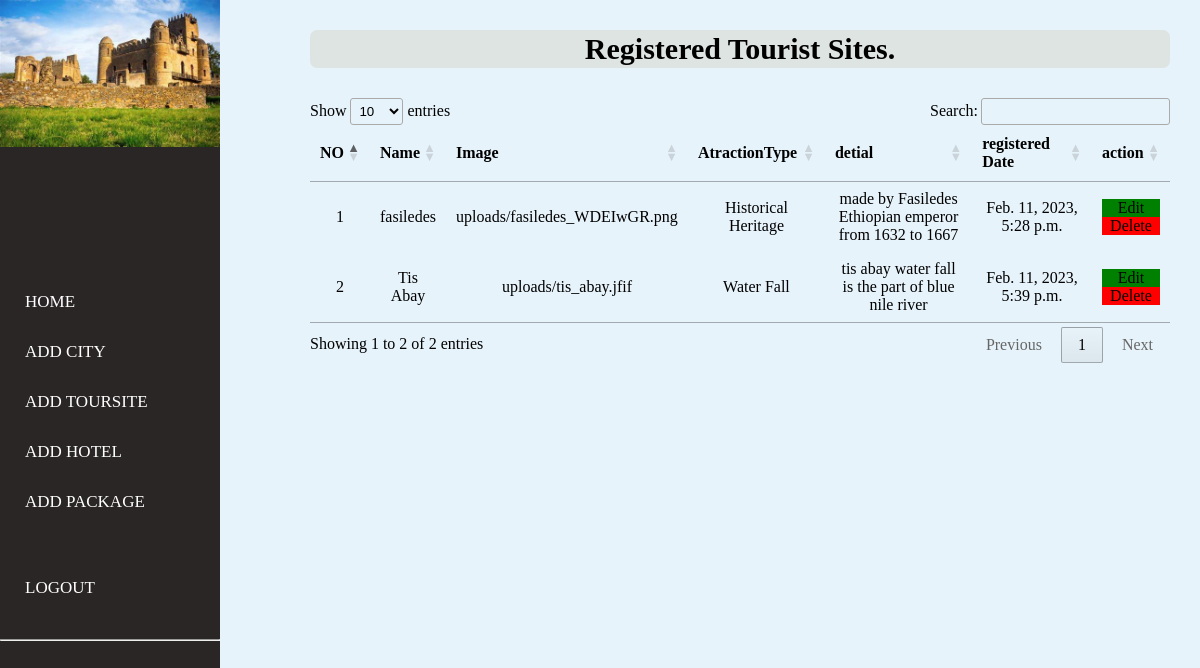
The page /dashboard/toursite_list/ on the database its author committed.
### tour/models.py (models this page shows, shortened)
class TouristSite(models.Model):
    name=models.CharField(max_length=100)
    atractionType=models.CharField(max_length=200, null=True, choices=AtractionType, blank=True)
    image=models.ImageField(upload_to ='uploads',null=True)
    detial=models.CharField(max_length=500)
    created=models.DateTimeField(auto_now_add=True)
    tourCity=models.ForeignKey(City,null=True, related_name='tourcity',on_delete= models.SET_NULL,blank=True)

### dashbord/views.py (the view)
# urls.py: path('toursite_list/',views.toursite_list,name='toursite_list'),
def toursite_list(request):
    trs = TouristSite.objects.all()
    context = {
        'F': trs
    }
    return render(request, 'toursite/toursite_list.html', context)

### dashbord/templates/toursite/toursite_list.html (shortened to what this page needs)
 {% load static %} {% block content %}
<link rel="stylesheet" href="{% static 'css/all.css'%}">
<head>
    <link href="https://cdn.datatables.net/1.10.12/css/jquery.dataTables.css" rel="stylesheet" />
    <link href="https://cdn.datatables.net/buttons/1.2.2/css/buttons.dataTables.css" rel="stylesheet" />
</head>
{% include "../ex.html" %}
<div class="wrapper">
    <div class="section">
        <div class="box-area">
            <section>
                <center>
                    <h3 class="font" style="text-align: center;"> Registered Tourist Sites.</h3>
                </center>
                <div class="container">
                    <div class="tbl-header">
                        <table cellpadding="0" cellspacing="0" border="0px" style="width:100% !important;">
                            <thead>
                                <tr>
                                    <th>NO</th>
                                    <th>Name</th>
                                    <th>Image</th>
                                    <th>AtractionType</th>
                                    <th>detial</th>
                                    <th>registered Date</th>
                                    <th>action</th>
                                </tr>
                            </thead>
                    </div>
                    {% for tr in F %}
                    <tr>
                        <td>{{ tr.id }}</td>
                        <td>{{ tr.name }}</td>
                        <td>{{ tr.image }}</td>
                        <td>{{ tr.atractionType }}</td>
                        <td>{{ tr.detial }}</td>
                        <td>{{ tr.created }} </td>
                        <td>
                            <a style="background-color: green;" class="update" href="{% url 'edit_toursite' tr.id %} ">Edit</a>
                            <a style="background-color: red;" class="update" href="{% url 'edit_toursite' tr.id %} ">Delete</a> </td>
                    </tr>
                    {% endfor %}
                </div>
        </div>
    </div>
</div>
{% endblock %}

### dashbord/templates/ex.html (style rules this page uses)
body { margin: 0; padding: 0; font-family: 'montserrat'; background: rgb(231, 243, 250); }
.wrapper { margin-left: 260px; }
.section { display: grid; min-height: 100vh; }
td, th { text-align: center; }
h3 { background-color: rgb(222, 228, 225); padding: 2px; border-radius: 7px; }
.font { font-size: 30px; }
.container { margin-top: 15px; }
.update { color: black; display: block; text-decoration: none; }
section { margin-left: 50px; margin-right: 30px; display: relative; }

### rows shown on the page
TouristSite: id "1", name "fasiledes", image "uploads/fasiledes_WDEIwGR.png", atractionType "Historical Heritage", detial "made by Fasiledes Ethiopian emperor from 1632 to 1667", created "Feb. 11, 2023, 5:28 p.m."
TouristSite: id "2", name "Tis Abay", image "uploads/tis_abay.jfif", atractionType "Water Fall", detial "tis abay water fall is the part of blue nile river", created "Feb. 11, 2023, 5:39 p.m."
